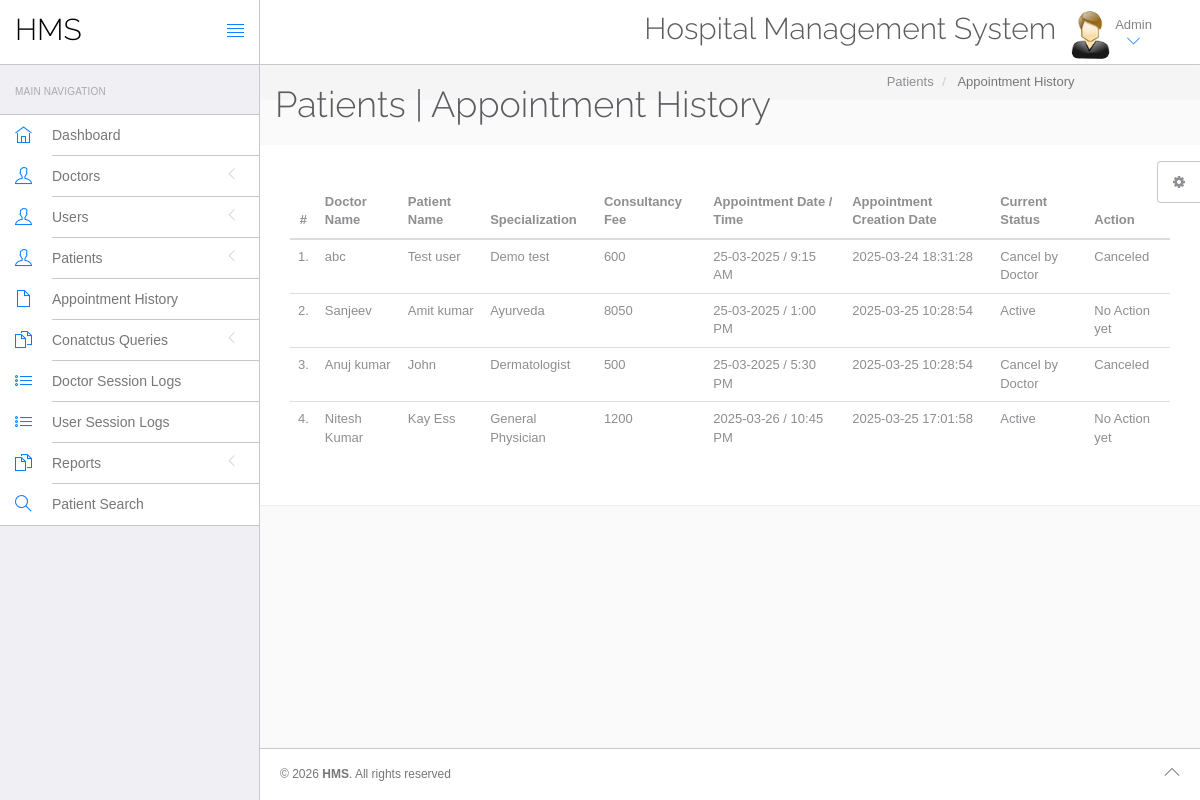
/hms/admin/appointment-history.php (signed in), run on the app's committed database.
### tables this page shows
CREATE TABLE `appointment` (
  `id` int(11) NOT NULL,
  `doctorSpecialization` varchar(255) DEFAULT NULL,
  `doctorId` int(11) DEFAULT NULL,
  `userId` int(11) DEFAULT NULL,
  `consultancyFees` int(11) DEFAULT NULL,
  `appointmentDate` varchar(255) DEFAULT NULL,
  `appointmentTime` varchar(255) DEFAULT NULL,
  `postingDate` timestamp NULL DEFAULT current_timestamp(),
  `userStatus` int(11) DEFAULT NULL,
  `doctorStatus` int(11) DEFAULT NULL,
  `updationDate` timestamp NULL DEFAULT NULL ON UPDATE current_timestamp()
);

CREATE TABLE `doctors` (
  `id` int(11) NOT NULL,
  `specilization` varchar(255) DEFAULT NULL,
  `doctorName` varchar(255) DEFAULT NULL,
  `address` longtext DEFAULT NULL,
  `docFees` varchar(255) DEFAULT NULL,
  `contactno` bigint(11) DEFAULT NULL,
  `docEmail` varchar(255) DEFAULT NULL,
  `password` varchar(255) DEFAULT NULL,
  `creationDate` timestamp NULL DEFAULT current_timestamp(),
  `updationDate` timestamp NULL DEFAULT NULL ON UPDATE current_timestamp()
);

CREATE TABLE `users` (
  `id` int(11) NOT NULL,
  `fullName` varchar(255) DEFAULT NULL,
  `address` longtext DEFAULT NULL,
  `city` varchar(255) DEFAULT NULL,
  `gender` varchar(255) DEFAULT NULL,
  `email` varchar(255) DEFAULT NULL,
  `password` varchar(255) DEFAULT NULL,
  `regDate` timestamp NULL DEFAULT current_timestamp(),
  `updationDate` timestamp NULL DEFAULT NULL ON UPDATE current_timestamp()
);

### hms/admin/appointment-history.php (the view, shortened to what this page needs)
<?php
include('include/config.php');
?>
<!DOCTYPE html>
<html lang="en">
	<head>
		<link rel="stylesheet" href="vendor/bootstrap/css/bootstrap.min.css">
		<link rel="stylesheet" href="vendor/fontawesome/css/font-awesome.min.css">
		<link rel="stylesheet" href="vendor/themify-icons/themify-icons.min.css">
		<link href="vendor/animate.css/animate.min.css" rel="stylesheet" media="screen">
		<link href="vendor/perfect-scrollbar/perfect-scrollbar.min.css" rel="stylesheet" media="screen">
		<link href="vendor/switchery/switchery.min.css" rel="stylesheet" media="screen">
		<link href="vendor/bootstrap-touchspin/jquery.bootstrap-touchspin.min.css" rel="stylesheet" media="screen">
		<link href="vendor/select2/select2.min.css" rel="stylesheet" media="screen">
		<link href="vendor/bootstrap-datepicker/bootstrap-datepicker3.standalone.min.css" rel="stylesheet" media="screen">
		<link href="vendor/bootstrap-timepicker/bootstrap-timepicker.min.css" rel="stylesheet" media="screen">
		<link rel="stylesheet" href="assets/css/styles.css">
		<link rel="stylesheet" href="assets/css/plugins.css">
		<link rel="stylesheet" href="assets/css/themes/theme-1.css" id="skin_color" />
	</head>
	<body>
		<div id="app">
<?php include('include/sidebar.php');?>
			<div class="app-content">
					<?php include('include/header.php');?>
				<div class="main-content" >
					<div class="wrap-content container" id="container">
						<section id="page-title">
							<div class="row">
								<div class="col-sm-8">
									<h1 class="mainTitle">Patients  | Appointment History</h1>
																	</div>
								<ol class="breadcrumb">
									<li>
										<span>Patients </span>
									</li>
									<li class="active">
										<span>Appointment History</span>
									</li>
								</ol>
							</div>
						</section>
						<div class="container-fluid container-fullw bg-white">
									<div class="row">
								<div class="col-md-12">
									<table class="table table-hover" id="sample-table-1">
										<thead>
											<tr>
												<th class="center">#</th>
												<th class="hidden-xs">Doctor Name</th>
												<th>Patient Name</th>
												<th>Specialization</th>
												<th>Consultancy Fee</th>
												<th>Appointment Date / Time </th>
												<th>Appointment Creation Date  </th>
												<th>Current Status</th>
												<th>Action</th>
											</tr>
										</thead>
										<tbody>
<?php
$sql=mysqli_query($con,"select doctors.doctorName as docname,users.fullName as pname,appointment.*  from appointment join doctors on doctors.id=appointment.doctorId join users on users.id=appointment.userId ");
$cnt=1;
while($row=mysqli_fetch_array($sql))
{
?>
											<tr>
												<td class="center"><?php echo $cnt;?>.</td>
												<td class="hidden-xs"><?php echo $row['docname'];?></td>
												<td class="hidden-xs"><?php echo $row['pname'];?></td>
												<td><?php echo $row['doctorSpecialization'];?></td>
												<td><?php echo $row['consultancyFees'];?></td>
												<td><?php echo $row['appointmentDate'];?> / <?php echo
												 $row['appointmentTime'];?>
												</td>
												<td><?php echo $row['postingDate'];?></td>
												<td>
<?php if(($row['userStatus']==1) && ($row['doctorStatus']==1))
{
	echo "Active";
}
if(($row['userStatus']==1) && ($row['doctorStatus']==0))
{
	echo "Cancel by Doctor";
}
												?></td>
												<td >
												<div class="visible-md visible-lg hidden-sm hidden-xs">
							<?php if(($row['userStatus']==1) && ($row['doctorStatus']==1))
{
echo "No Action yet";
	 } else {
		echo "Canceled";
		} ?>
												</div>
												</td>
											</tr>
											<?php
$cnt=$cnt+1;
											 }?>
										</tbody>
									</table>
								</div>
							</div>
								</div>
					</div>
				</div>
			</div>
	<?php include('include/footer.php');?>
	<?php include('include/setting.php');?>
		</div>
	</body>
</html>

### hms/admin/assets/css/themes/theme-1.css (style rules this page uses)
body { background: #FAFAFA; }

### data on the page
appointment: doctorId.doctorName "abc", userId.fullName "Test user", doctorSpecialization "Demo test", consultancyFees "600", appointmentDate "25-03-2025", appointmentTime "9:15 AM", postingDate "2025-03-24 18:31:28", userStatus "Cancel by Doctor"
appointment: doctorId.doctorName "Sanjeev", userId.fullName "Amit kumar", doctorSpecialization "Ayurveda", consultancyFees "8050", appointmentDate "25-03-2025", appointmentTime "1:00 PM", postingDate "2025-03-25 10:28:54", userStatus "Active"
appointment: doctorId.doctorName "Anuj kumar", userId.fullName "John", doctorSpecialization "Dermatologist", consultancyFees "500", appointmentDate "25-03-2025", appointmentTime "5:30 PM", postingDate "2025-03-25 10:28:54", userStatus "Cancel by Doctor"
appointment: doctorId.doctorName "Nitesh Kumar", userId.fullName "Kay Ess", doctorSpecialization "General Physician", consultancyFees "1200", appointmentDate "2025-03-26", appointmentTime "10:45 PM", postingDate "2025-03-25 17:01:58", userStatus "Active"
